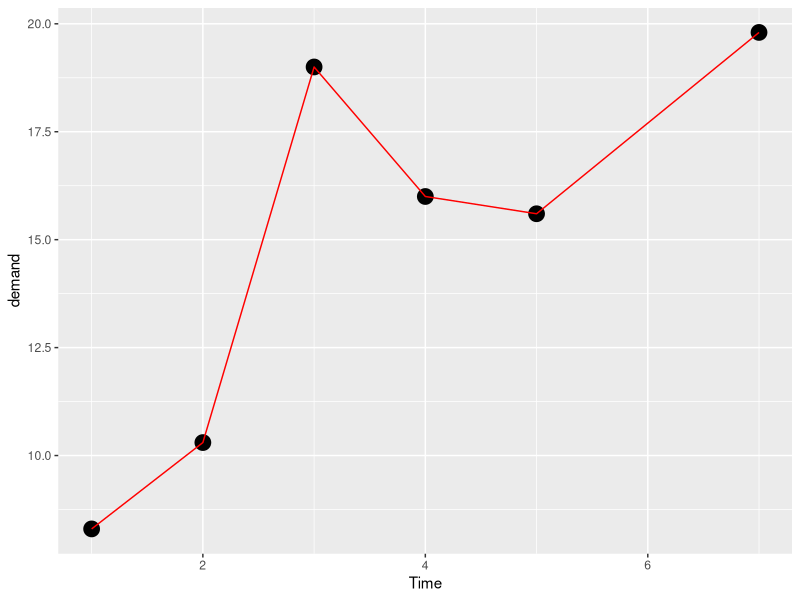
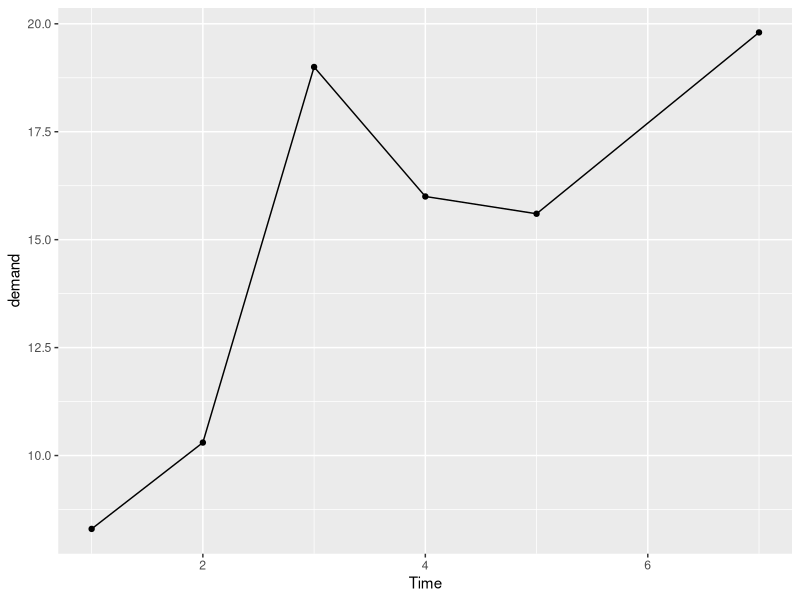
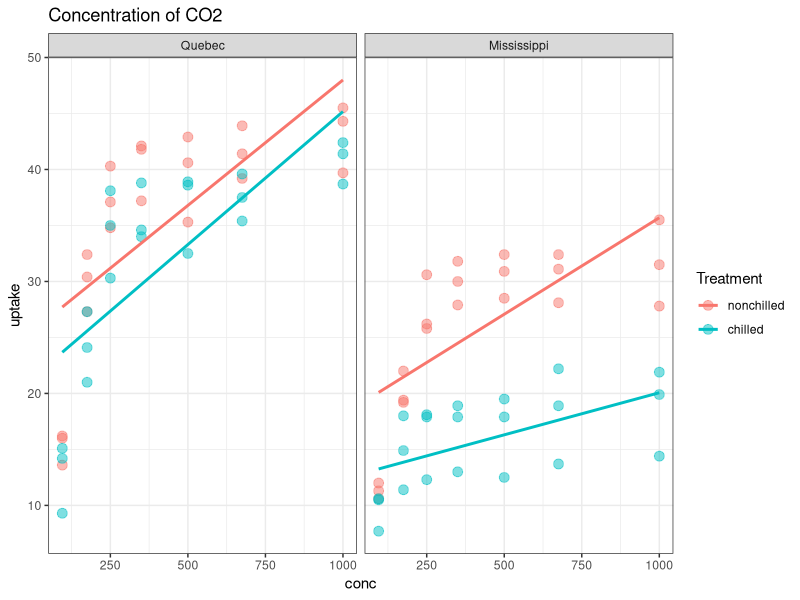
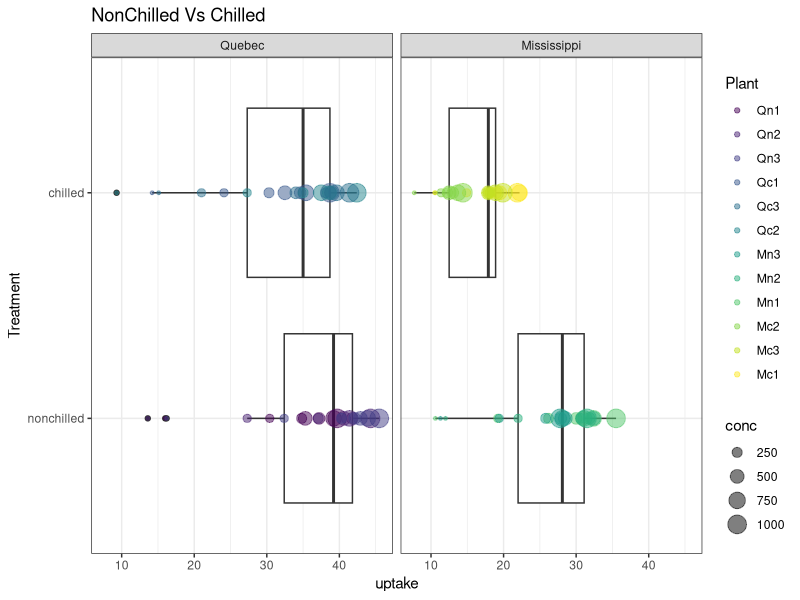
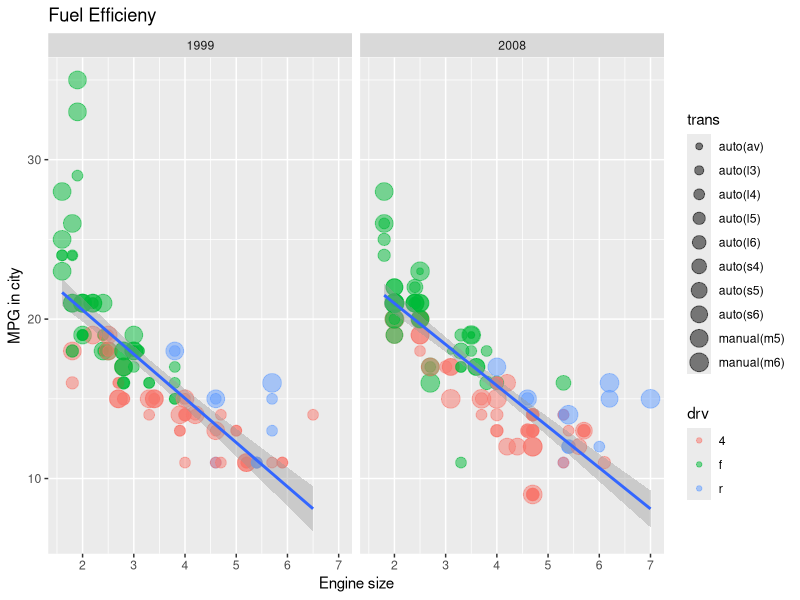
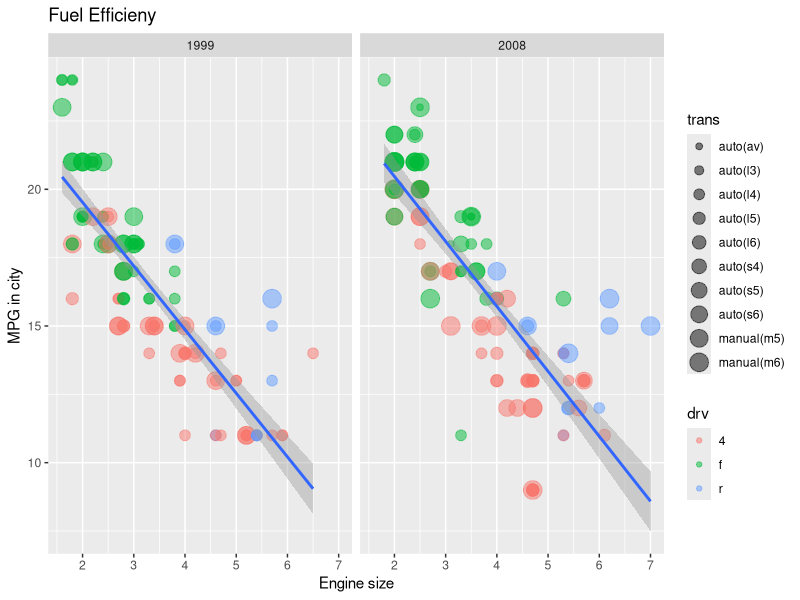

Reproduce these figures in R, in order.
library(tidyverse)
data()
?BOD
BOD
ggplot(data= BOD,
       mapping = aes(x= Time,
                     y=demand))+
  geom_point(size=5)+
  geom_line(color= "red")

ggplot(BOD, aes(Time, demand))+
  geom_point()+
  geom_line()
data()
view(CO2)
names(CO2)

CO2 %>% 
  ggplot(aes(conc, uptake,
             color= Treatment))+
  geom_point(size= 3, alpha= 0.5)+
  geom_smooth(method = lm, se=F)+
  facet_wrap(~Type)+
  labs(title="Concentration of CO2")+
  theme_bw()

CO2 %>% 
  ggplot(aes(Treatment, uptake))+
  geom_boxplot()+
  geom_point( alpha= 0.5,
              aes(size=conc,
                  color= Plant))+
  facet_wrap(~Type)+
  coord_flip()+
  labs(title="NonChilled Vs Chilled")+
  theme_bw()

view(mpg)
names(mpg)
mpg %>% 
  ggplot(aes(displ,cty))+
  geom_point(aes(color=drv,
                 size=trans),
             alpha= 0.5)+
  geom_smooth(method = lm)+
  facet_wrap(~year, nrow=1)+
  labs(x= "Engine size",
       y= "MPG in city",
       title= "Fuel Efficieny ")


#just add filter in above code
mpg %>% 
  filter(cty< 25) %>% 
  ggplot(aes(displ,cty))+
  geom_point(aes(color=drv,
                 size=trans),
             alpha= 0.5)+
  geom_smooth(method = lm)+
  facet_wrap(~year, nrow=1)+
  labs(x= "Engine size",
       y= "MPG in city",
       title= "Fuel Efficieny ")
